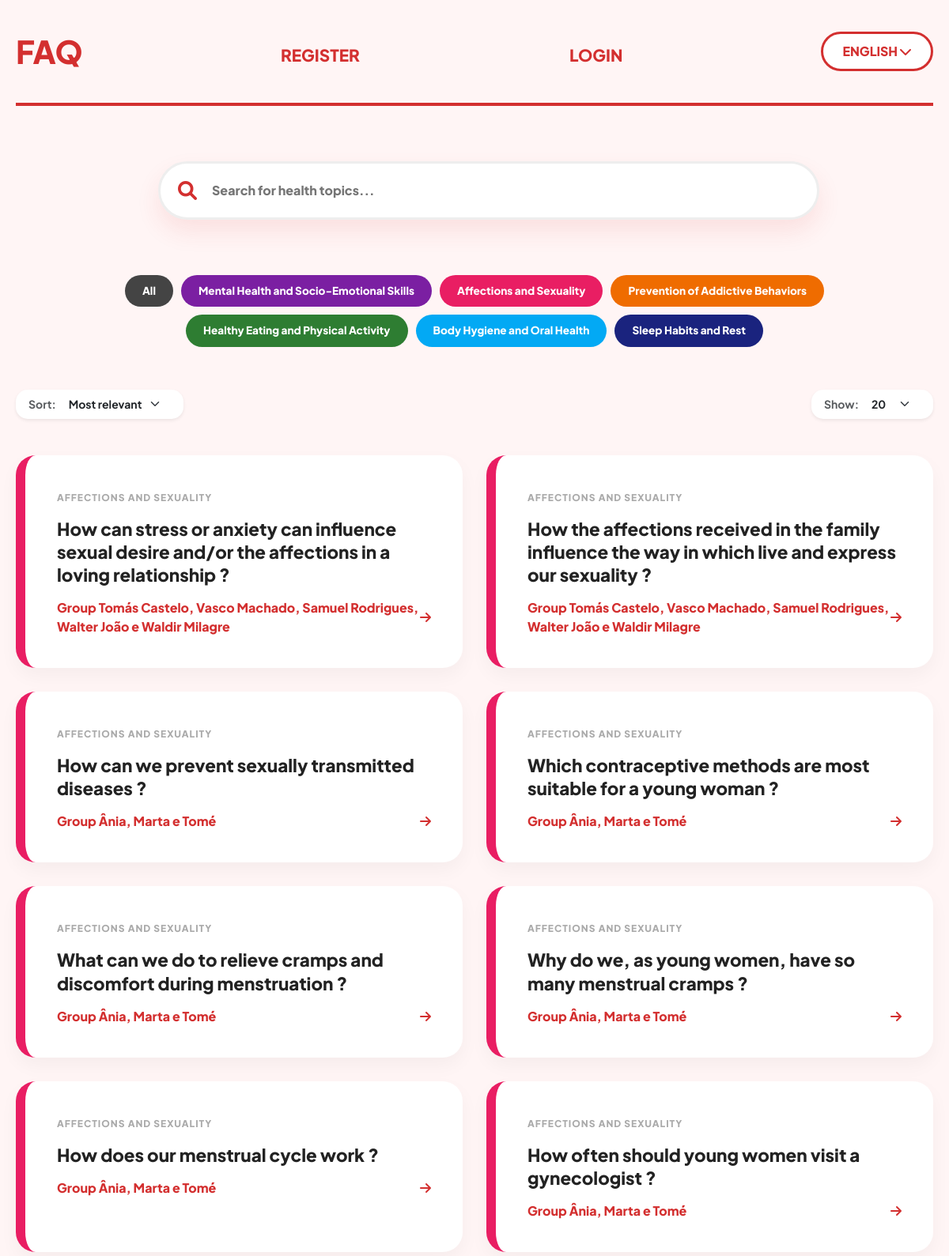
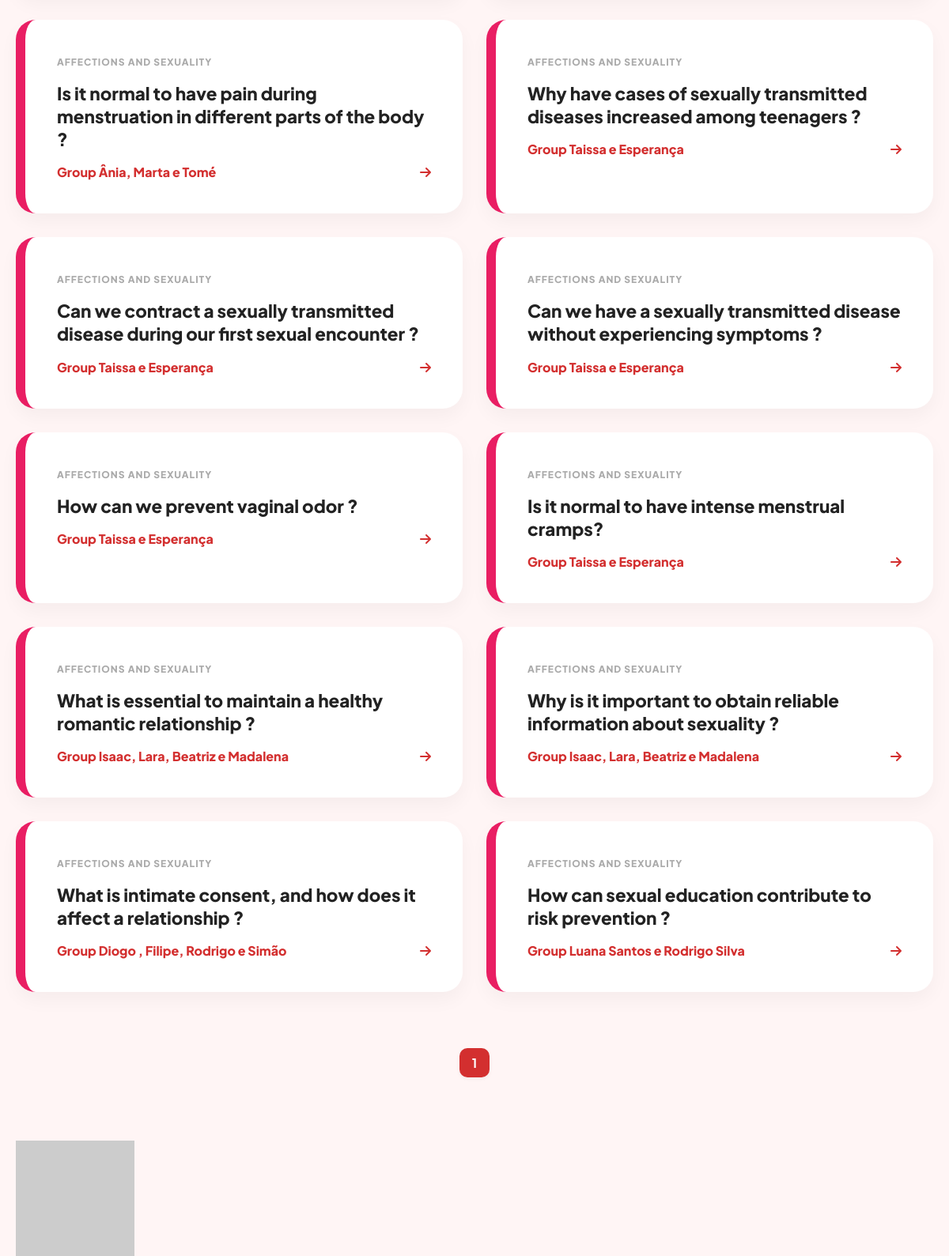
Screenshot of /?category=2&per_page=20 (upper part) with the database file from the repository (2 pictures, top to bottom).
### tables this page shows
CREATE TABLE questions (
        id_question INTEGER PRIMARY KEY AUTOINCREMENT,
        id_group INTEGER,
        id_category INTEGER,
        question TEXT,
        answer TEXT,
        pergunta TEXT,
        resposta TEXT,
        votes INTEGER DEFAULT 0,
        FOREIGN KEY (id_category) REFERENCES categories(id_category),
        FOREIGN KEY (id_group) REFERENCES groups(id_group));

CREATE TABLE categories (
        id_category INTEGER PRIMARY KEY AUTOINCREMENT,
        name TEXT NOT NULL UNIQUE,
        nome TEXT NOT NULL UNIQUE);

CREATE TABLE groups (
        id_group INTEGER PRIMARY KEY AUTOINCREMENT,
        name TEXT NOT NULL,
        grade TEXT DEFAULT NULL);

### app.py (the view)
@app.route('/', methods=['GET', 'POST'])
def home():
    category_id = request.args.get('category', type=int)
    current_page = request.args.get('page', 1, type=int)
    per_page = request.args.get('per_page', 20, type=int)
    sort_by = request.args.get('sort', 'most_relevant')
    search_query = request.args.get('search', type=str)
    total_questions = get_count_questions_en(category_id=category_id, search_query=search_query)
    total_pages = math.ceil(total_questions / per_page)
    questions = get_questions_en(per_page=per_page, current_page=current_page,
                                 category_id=category_id, sort_by=sort_by, search_query=search_query)
    if request.headers.get('HX-Request'):
        return render_template('partials/faq_cards.html', questions=questions, selected_category=category_id)
    return render_template('home.html',questions=questions,total_pages=total_pages,
                           current_page=current_page,selected_category=category_id,
                           per_page=per_page,sort_by=sort_by)

### dbqueries.py (called while the page is built)
def get_count_questions_en(category_id=None, search_query=None):
    with sqlite3.connect(DBFILE) as conn:
        cursor = conn.cursor()
        if category_id and search_query:
            cursor.execute('SELECT COUNT(*) FROM questions WHERE id_category = ? AND question LIKE ?', (category_id, f'%{search_query}%'))
        elif category_id:
            cursor.execute('SELECT COUNT(*) FROM questions WHERE id_category = ?', (category_id,))
        elif search_query:
            cursor.execute('SELECT COUNT(*) FROM questions WHERE question LIKE ?', (f'%{search_query}%',))
        else:
            cursor.execute('SELECT COUNT(*) FROM questions')
        return cursor.fetchone()[0]

### templates/home.html (shortened to what this page needs)
<!DOCTYPE html>
<html lang="en">
<head>
    <link href="https://cdn.jsdelivr.net/npm/bootstrap@5.3.3/dist/css/bootstrap.min.css" rel="stylesheet">
    <link rel="stylesheet" href="https://cdnjs.cloudflare.com/ajax/libs/font-awesome/6.0.0/css/all.min.css">
    <link rel="stylesheet" href="static/css/style-home.css">
</head>
<body>
    <div id="main-content-wrapper">
        <main class="container-layout">
            <nav class="nav-bar">
                <h2 class="logo">FAQ</h2>
                {% if not current_user.is_authenticated %}
                    <h2 class="register"><a href="{{ url_for('register') }}">REGISTER</a></h2>
                    <h2 class="login"><a href="{{ url_for('login_page') }}">LOGIN</a></h2>
                {% endif %}
                <div class="lang-selector">
                    <span>ENGLISH</span> <i class="fa-solid fa-chevron-down"></i>
                </div>
            </nav>
            <section class="search-section">
                <div class="search-wrapper">
                    <i class="fa-solid fa-magnifying-glass search-icon"></i>
                    <input type="text" name="search" placeholder="Search for health topics..." class="search-input" hx-get="/" hx-trigger="keyup changed delay:500ms" hx-target=".faq-section" hx-include="[name='category'], [name='per_page'], [name='sort']">
                </div>
            </section>
            <section class="category-area mb-4">
                <a href="{{ url_for('home', per_page=per_page) }}"
                class="btn-cat btn-all {% if not selected_category %}active{% endif %}">
                All
                </a>
                <a href="{{ url_for('home', category=1, per_page=per_page) }}"
                class="btn-cat btn-mental {% if selected_category == 1 %}active{% endif %}">
                Mental Health and Socio-Emotional Skills
                </a>
                <a href="{{ url_for('home', category=2, per_page=per_page) }}"
                class="btn-cat btn-sexuality {% if selected_category == 2 %}active{% endif %}">
                Affections and Sexuality
                </a>
                <a href="{{ url_for('home', category=3, per_page=per_page) }}"
                class="btn-cat btn-addictive {% if selected_category == 3 %}active{% endif %}">
                Prevention of Addictive Behaviors
                </a>
                <a href="{{ url_for('home', category=4, per_page=per_page) }}"
                class="btn-cat btn-nutrition {% if selected_category == 4 %}active{% endif %}">
                Healthy Eating and Physical Activity
                </a>
                <a href="{{ url_for('home', category=5, per_page=per_page) }}"
                class="btn-cat btn-hygiene {% if selected_category == 5 %}active{% endif %}">
                Body Hygiene and Oral Health
                </a>
                <a href="{{ url_for('home', category=6, per_page=per_page) }}"
                class="btn-cat btn-sleep {% if selected_category == 6 %}active{% endif %}">
                Sleep Habits and Rest
                </a>
            </section>
            <div class="d-flex justify-content-between align-items-center mb-3" style="grid-column: 1 / 9;">
                <form method="GET" action="/" class="d-flex align-items-center bg-white px-3 py-1 shadow-sm" style="border-radius: 15px;">
                    <label for="sort" class="me-2 small fw-bold text-muted">Sort:</label>
                    <select name="sort" id="sort" onchange="this.form.submit()" class="form-select form-select-sm border-0" style="width: auto; cursor: pointer; font-weight: 700;">
                        <option value="most_relevant" {% if sort_by == 'most_relevant' %}selected{% endif %}>Most relevant</option>
                    </select>
                </form>
                <form method="GET" action="/" class="d-flex align-items-center bg-white px-3 py-1 shadow-sm" style="border-radius: 15px;">
                    <label for="per_page" class="me-2 small fw-bold text-muted">Show:</label>
                    <select name="per_page" id="per_page" onchange="this.form.submit()" class="form-select form-select-sm border-0" style="width: auto; cursor: pointer; font-weight: 700;">
                        <option value="20" {% if per_page == 20 %}selected{% endif %}>20</option>
                    </select>
                </form>
            </div>
            <section class="faq-section">
            {% include 'partials/faq_cards.html' %}
            </section>
            <nav class="pagination-wrapper mt-5" style="grid-column: 1 / 9;">
                <ul class="pagination-list d-flex justify-content-center list-unstyled gap-2">
                    {% set start = [current_page - 2, 1]|max %}
                    {% set end = [start + 4, total_pages]|min %}
                    {% set start = [end - 4, 1]|max %}
                    {% for p in range(start, end + 1) %}
                        {% if p > 0 %}
                        <li>
                            <a href="{{ url_for('home', page=p, category=selected_category, per_page=per_page, sort=sort_by) }}"
                            class="pagi-num {% if p == current_page %}active{% endif %}">
                                {{ p }}
                            </a>
                        </li>
                        {% endif %}
                    {% endfor %}
                </ul>
            </nav>
            <section class="quote-area">
                <div id="quoteCarousel" class="carousel slide" data-bs-ride="carousel" data-bs-interval="5000">
                    <div class="carousel-inner">
                        <div class="carousel-item active">
                            <div class="flying-card">
                                <div class="card-header-quote">
                                    <img src="https://i.pravatar.cc/150?u=doc1" alt="Doctor" class="doctor-photo">
                                </div>
                            </div>
                        </div>
                    </div>
                </div>
            </section>
        </main>
    </div>
</body>
</html>

### templates/partials/faq_cards.html
{% for question, answer, group, category, votes in questions %}
    {% set border_class = "border-gray" %}
    {% if selected_category == 1 %}{% set border_class = "border-mental" %}
    {% elif selected_category == 2 %}{% set border_class = "border-sexuality" %}
    {% elif selected_category == 3 %}{% set border_class = "border-addictive" %}
    {% elif selected_category == 4 %}{% set border_class = "border-nutrition" %}
    {% elif selected_category == 5 %}{% set border_class = "border-hygiene" %}
    {% elif selected_category == 6 %}{% set border_class = "border-sleep" %}
    {% endif %}
    <div class="faq-card {{ border_class }}" data-bs-toggle="modal" data-bs-target="#modal{{ loop.index }}">
        <div class="card-body">
            <span class="category-tag-small">{{ category }}</span>
            <h3 class="question-text">{{ question }}</h3>
            <div class="card-footer-info">
                <span>Group {{ group }}</span>
                <i class="fa-solid fa-arrow-right"></i>
            </div>
        </div>
    </div>
{% else %}
    <div class="text-center w-100 py-5" style="grid-column: 1 / 9;">
        <p class="text-muted fs-5">No health topics found matching your search.</p>
    </div>
{% endfor %}

### static/css/style-home.css (style rules this page uses)
:root { --health-red: #D32F2F; --soft-bg: #FFF5F5; --mental-purple: #7B1FA2; --sexuality-pink: #E91E63; --addictive-orange: #EF6C00; --nutrition-green: #2E7D32; --hygiene-blue: #03A9F4; --sleep-navy: #1A237E; }
body { background-color: var(--soft-bg); font-family: 'Plus Jakarta Sans', sans-serif; color: #222; margin: 0; }
.container-layout { display: grid; grid-template-columns: repeat(8, 1fr); grid-gap: 30px; max-width: 1200px; margin: 0 auto; padding: 0 20px; }
.nav-bar { grid-column: 1 / 9; display: flex; justify-content: space-between; align-items: center; padding: 40px 0; border-bottom: 4px solid var(--health-red); }
.logo { font-weight: 800; color: var(--health-red); font-size: 2.5rem; margin: 0; }
.nav-bar h2 { margin: 0; }
.nav-bar a { color: var(--health-red); text-decoration: none; font-weight: 800; font-size: 1.3rem; margin: 0 15px; transition: opacity 0.2s ease; }
.lang-selector { cursor: pointer; font-weight: 800; color: var(--health-red); border: 3px solid var(--health-red); padding: 10px 25px; border-radius: 50px; background: white; }
.search-section { grid-column: 2 / 8; margin: 40px 0; }
.search-wrapper { position: relative; display: flex; align-items: center; }
.search-input { width: 100%; padding: 22px 22px 22px 65px; border-radius: 50px; border: 3px solid #eee; font-weight: 800; box-shadow: 0 15px 30px rgba(211, 47, 47, 0.1); outline: none; }
.search-icon { position: absolute; left: 25px; color: var(--health-red); font-size: 1.5rem; }
.category-area { grid-column: 1 / 9; display: flex; justify-content: center; gap: 10px; flex-wrap: wrap; margin-bottom: 50px; }
.btn-cat { border-radius: 50px; padding: 10px 22px; font-weight: 800; color: white !important; border: none; text-decoration: none; font-size: 0.85rem; transition: 0.3s; }
.btn-all { background-color: #444; }
.btn-mental { background-color: var(--mental-purple); }
.btn-sexuality { background-color: var(--sexuality-pink); }
.btn-addictive { background-color: var(--addictive-orange); }
.btn-nutrition { background-color: var(--nutrition-green); }
.btn-hygiene { background-color: var(--hygiene-blue); }
.btn-sleep { background-color: var(--sleep-navy); }
.faq-section { grid-column: 1 / 9; display: grid; grid-template-columns: 1fr 1fr; gap: 30px; }
.faq-card { background: white; padding: 40px; border-radius: 25px; box-shadow: 0 10px 25px rgba(0,0,0,0.04); cursor: pointer; transition: 0.4s; border-left: 12px solid var(--health-red); }
.border-sexuality { border-left-color: var(--sexuality-pink); }
.question-text { font-size: 1.4rem; font-weight: 800; margin: 15px 0; line-height: 1.3; }
.category-tag-small { font-size: 0.75rem; text-transform: uppercase; color: #aaa; font-weight: 800; letter-spacing: 1px; }
.card-footer-info { display: flex; justify-content: space-between; align-items: center; color: var(--health-red); font-weight: 800; }
.pagination-wrapper { grid-column: 1 / 9; display: flex; justify-content: center; margin: 40px 0; }
.pagination-list { display: flex; list-style: none; gap: 8px; padding: 0; }
.pagi-num, .pagi-btn { text-decoration: none; color: #444; padding: 8px 16px; border-radius: 10px; background: white; font-weight: 700; transition: 0.2s; box-shadow: 0 2px 5px rgba(0,0,0,0.05); }
.pagi-num.active { background: var(--health-red); color: white; }

### rows the page displays
questions: name "AFFECTIONS AND SEXUALITY", question "How can stress or anxiety can influence sexual desire and/or the affections in a loving relationship ?", name "Tomás Castelo, Vasco Machado, Samuel Rodrigues, Walter João e Waldir Milagre"
questions: name "AFFECTIONS AND SEXUALITY", question "How the affections received in the family influence the way in which live and express our sexuality ?", name "Tomás Castelo, Vasco Machado, Samuel Rodrigues, Walter João e Waldir Milagre"
questions: name "AFFECTIONS AND SEXUALITY", question "How can we prevent sexually transmitted diseases ?", name "Ânia, Marta e Tomé"
questions: name "AFFECTIONS AND SEXUALITY", question "Which contraceptive methods are most suitable for a young woman ?", name "Ânia, Marta e Tomé"
questions: name "AFFECTIONS AND SEXUALITY", question "What can we do to relieve cramps and discomfort during menstruation ?", name "Ânia, Marta e Tomé"
questions: name "AFFECTIONS AND SEXUALITY", question "Why do we, as young women, have so many menstrual cramps ?", name "Ânia, Marta e Tomé"
questions: name "AFFECTIONS AND SEXUALITY", question "How does our menstrual cycle work ?", name "Ânia, Marta e Tomé"
questions: name "AFFECTIONS AND SEXUALITY", question "How often should young women visit a gynecologist ?", name "Ânia, Marta e Tomé"
questions: name "AFFECTIONS AND SEXUALITY", question "Is it normal to have pain during menstruation in different parts of the body ?", name "Ânia, Marta e Tomé"
questions: name "AFFECTIONS AND SEXUALITY", question "Why have cases of sexually transmitted diseases increased among teenagers ?", name "Taissa e Esperança"
questions: name "AFFECTIONS AND SEXUALITY", question "Can we contract a sexually transmitted disease during our first sexual encounter ?", name "Taissa e Esperança"
questions: name "AFFECTIONS AND SEXUALITY", question "Can we have a sexually transmitted disease without experiencing symptoms ?", name "Taissa e Esperança"
questions: name "AFFECTIONS AND SEXUALITY", question "How can we prevent vaginal odor ?", name "Taissa e Esperança"
questions: name "AFFECTIONS AND SEXUALITY", question "Is it normal to have intense menstrual cramps?", name "Taissa e Esperança"
questions: name "AFFECTIONS AND SEXUALITY", question "What is essential to maintain a healthy romantic relationship ?", name "Isaac, Lara, Beatriz e Madalena"
questions: name "AFFECTIONS AND SEXUALITY", question "Why is it important to obtain reliable information about sexuality ?", name "Isaac, Lara, Beatriz e Madalena"
questions: name "AFFECTIONS AND SEXUALITY", question "What is intimate consent, and how does it affect a relationship ?", name "Diogo , Filipe, Rodrigo e Simão"
questions: name "AFFECTIONS AND SEXUALITY", question "How can sexual education contribute to risk prevention ?", name "Luana Santos e Rodrigo Silva"

### other values shown
{{ p }} "1"
